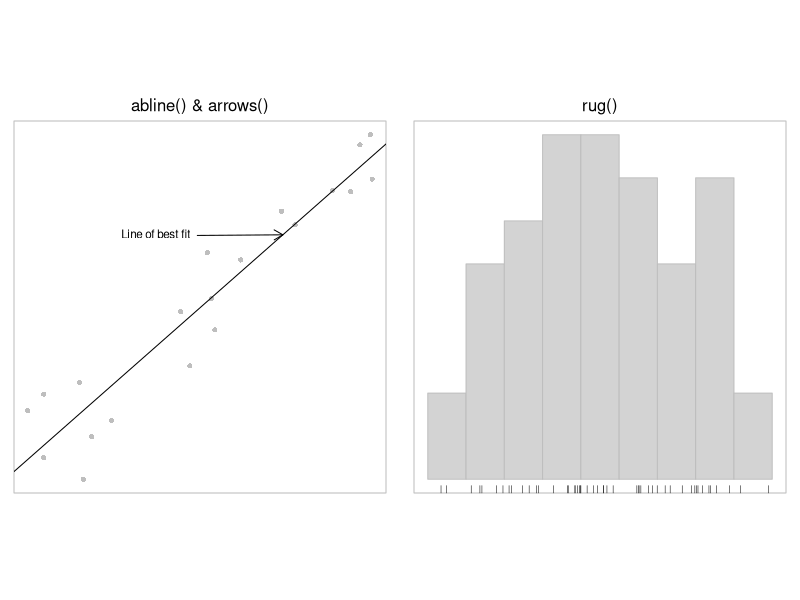

Reproduce this figure in R.
par(mfrow=c(1, 2), mar=c(1, 1, 2, 1), pty="s")
par(cex=0.7)
x <- runif(20, 1, 10)
y <- x + rnorm(20)
plot(x, y, ann=FALSE, axes=FALSE, col="grey", pch=16)
box(col="grey")

lmfit <- lm(y ~ x)
abline(lmfit)
arrows(5, 8, 7, predict(lmfit, data.frame(x=7)),
       length=0.1)
text(5, 8, "Line of best fit", pos=2)

mtext("abline() & arrows()", side=3, line=0.5)
y <- rnorm(50)
hist(y, main="", xlab="", ylab="", axes=FALSE, 
     border="grey", col="light grey")
box(col="grey")
rug(y, ticksize=0.02)

mtext("rug()", side=3, line=0.5)



